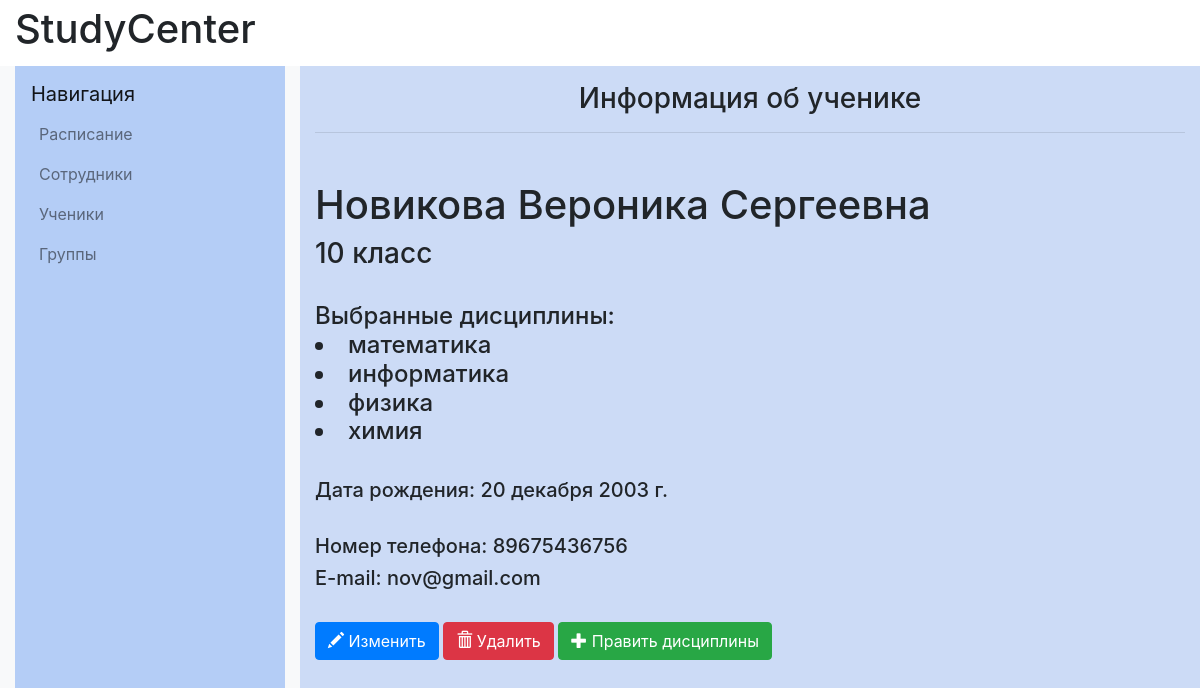
/students/2/, run on the app's committed database.
### catalog/models.py (models this page shows)
class Student(models.Model):
    firstname=models.CharField(max_length=20, verbose_name="Имя")
    lastname=models.CharField(max_length=20, verbose_name="Фамилия")
    fathername=models.CharField(max_length=20, verbose_name="Отчество")
    date_of_birth=models.DateField(verbose_name="Дата рождения")
    grade=models.IntegerField(validators=[
            MaxValueValidator(11),
            MinValueValidator(1)
        ], verbose_name="Класс")
    phone_number=models.CharField(max_length=11,validators=[MinLengthValidator(11)], verbose_name="Номер телефона")
    email=models.EmailField(verbose_name="E-mail")
    objects=models.Manager()
    DoesNotExist = models.Manager
    def __str__(self):
        return f"{self.lastname} {self.firstname}"
    __str__.short_description = 'Ученик'

class Subject(models.Model):
    name=models.CharField(max_length=100)
    objects=models.Manager()
    def __str__(self):
        return self.name

### catalog/views.py (the view)
# urls.py: path('students/<int:pk>/', views.student_detail, name='student_detail'),
def student_detail(request, pk):
    student = get_object_or_404(Student, pk=pk)
    student_subjects, created = Student_Subjects.objects.get_or_create(student=student)
    return render(request, 'student/student_details.html', {'student': student, 'subject': student_subjects})

### catalog/templates/student/student_details.html (shortened to what this page needs)
{% extends "base_generic.html" %}
{% block content%}
            <div class="col-md-8 col-lg-9 content-container" style="background-color: #ccdbf6">
                <h1 class="h3 text-center mt-3">Информация об ученике</h1>
                <hr class="mb-5">
                <section >
                    <div class="student">
                        <h1>{{ student.lastname }} {{student.firstname}} {{student.fathername }}</h1>
                        <h3>{{ student.grade }} класс</h3>
                        <p>
                            <h4>Выбранные дисциплины:
                            {% for subject in subject.subjects.all %}
                                <li>{{ subject }}</li>
                            {% endfor %}
                        </h4>
                        </p>
                        <p><h5>Дата рождения: {{ student.date_of_birth }} </h5></p>
                        <p>
                            <h5>Номер телефона: {{ student.phone_number }} </h5>
                            <h5>E-mail: {{ student.email }} </h5>
                        </p>
                        <a class="btn btn-primary" href="{% url 'student_edit' pk=student.pk %}"><span class="glyphicon glyphicon-pencil"></span> Изменить</a>
                        <a class="btn btn-danger" href="{% url 'student_delete' pk=student.pk %}"><span class="glyphicon glyphicon-trash"></span> Удалить</a>
                        <a class="btn btn-success" href="{% url 'add_subject_to_student' pk=student.pk %}"><span class="glyphicon glyphicon-plus"></span> Править дисциплины</a>
                    </div>
                </section>
            </div>
{% endblock content %}

### catalog/templates/base_generic.html (style rules this page uses)
p { margin-top: 2em; margin-bottom: 2em; }

### data on the page
Student: lastname "Новикова", firstname "Вероника", fathername "Сергеевна", grade "10", date_of_birth "20 декабря 2003 г.", phone_number "89675436756", email "nov@gmail.com"
Subject: name "математика"
Subject: name "информатика"
Subject: name "физика"
Subject: name "химия"
